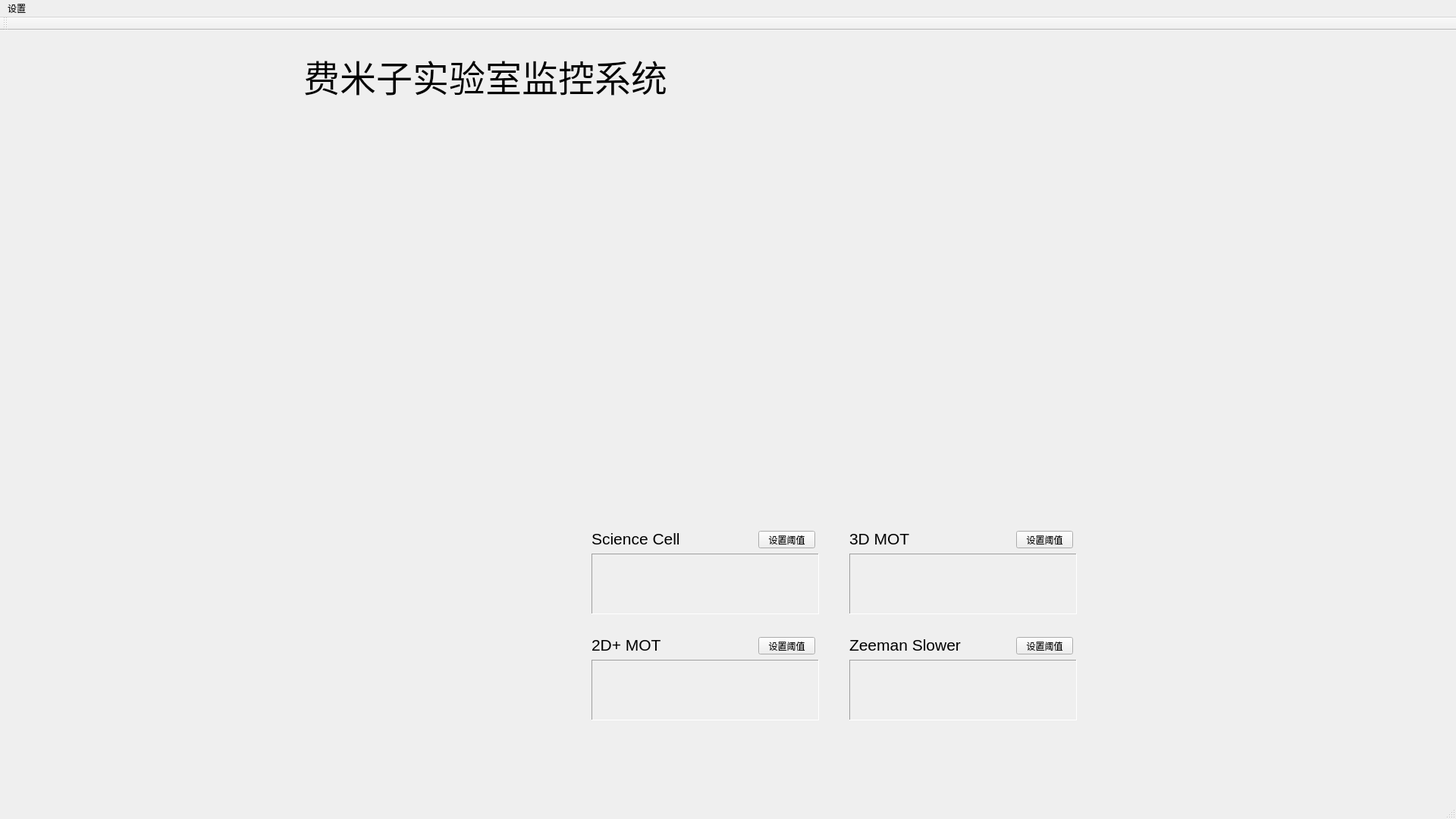
<?xml version="1.0" encoding="UTF-8"?>
<ui version="4.0">
 <class>MonitorClass</class>
 <widget class="QMainWindow" name="MonitorClass">
  <property name="geometry">
   <rect>
    <x>0</x>
    <y>0</y>
    <width>1920</width>
    <height>1080</height>
   </rect>
  </property>
  <property name="windowTitle">
   <string>Monitor</string>
  </property>
  <widget class="QWidget" name="centralWidget">
   <property name="font">
    <font>
     <pointsize>9</pointsize>
    </font>
   </property>
   <widget class="GaugePanel" name="panelMagTrans16" native="true">
    <property name="geometry">
     <rect>
      <x>160</x>
      <y>120</y>
      <width>200</width>
      <height>200</height>
     </rect>
    </property>
    <property name="font">
     <font>
      <pointsize>7</pointsize>
     </font>
    </property>
   </widget>
   <widget class="GaugePanel" name="panelFast" native="true">
    <property name="geometry">
     <rect>
      <x>400</x>
      <y>120</y>
      <width>200</width>
      <height>200</height>
     </rect>
    </property>
    <property name="font">
     <font>
      <pointsize>7</pointsize>
     </font>
    </property>
   </widget>
   <widget class="GaugePanel" name="panelMagTrans13" native="true">
    <property name="geometry">
     <rect>
      <x>640</x>
      <y>120</y>
      <width>200</width>
      <height>200</height>
     </rect>
    </property>
    <property name="font">
     <font>
      <pointsize>7</pointsize>
     </font>
    </property>
   </widget>
   <widget class="GaugePanel" name="panelMagTrans14" native="true">
    <property name="geometry">
     <rect>
      <x>880</x>
      <y>120</y>
      <width>200</width>
      <height>200</height>
     </rect>
    </property>
    <property name="font">
     <font>
      <pointsize>7</pointsize>
     </font>
    </property>
   </widget>
   <widget class="GaugePanel" name="panelFeshbach" native="true">
    <property name="geometry">
     <rect>
      <x>1120</x>
      <y>120</y>
      <width>200</width>
      <height>200</height>
     </rect>
    </property>
    <property name="font">
     <font>
      <pointsize>7</pointsize>
     </font>
    </property>
   </widget>
   <widget class="GaugePanel" name="panelLevitation" native="true">
    <property name="geometry">
     <rect>
      <x>40</x>
      <y>370</y>
      <width>200</width>
      <height>200</height>
     </rect>
    </property>
    <property name="font">
     <font>
      <pointsize>7</pointsize>
     </font>
    </property>
   </widget>
   <widget class="GaugePanel" name="panelQp" native="true">
    <property name="geometry">
     <rect>
      <x>280</x>
      <y>370</y>
      <width>200</width>
      <height>200</height>
     </rect>
    </property>
    <property name="font">
     <font>
      <pointsize>7</pointsize>
     </font>
    </property>
   </widget>
   <widget class="GaugePanel" name="panelZeemanSlower" native="true">
    <property name="geometry">
     <rect>
      <x>520</x>
      <y>370</y>
      <width>200</width>
      <height>200</height>
     </rect>
    </property>
    <property name="font">
     <font>
      <pointsize>7</pointsize>
     </font>
    </property>
   </widget>
   <widget class="GaugePanel" name="panelMagTransDown" native="true">
    <property name="geometry">
     <rect>
      <x>760</x>
      <y>370</y>
      <width>200</width>
      <height>200</height>
     </rect>
    </property>
    <property name="font">
     <font>
      <pointsize>7</pointsize>
     </font>
    </property>
   </widget>
   <widget class="GaugePanel" name="panelMagTransUp" native="true">
    <property name="geometry">
     <rect>
      <x>1000</x>
      <y>370</y>
      <width>200</width>
      <height>200</height>
     </rect>
    </property>
    <property name="font">
     <font>
      <pointsize>7</pointsize>
     </font>
    </property>
   </widget>
   <widget class="GaugePanel" name="panel2dPush" native="true">
    <property name="geometry">
     <rect>
      <x>1240</x>
      <y>370</y>
      <width>200</width>
      <height>200</height>
     </rect>
    </property>
    <property name="font">
     <font>
      <pointsize>7</pointsize>
     </font>
    </property>
   </widget>
   <widget class="RulerTemp" name="tempMagTrans1" native="true">
    <property name="geometry">
     <rect>
      <x>40</x>
      <y>650</y>
      <width>140</width>
      <height>300</height>
     </rect>
    </property>
   </widget>
   <widget class="RulerTemp" name="tempMagTrans2" native="true">
    <property name="geometry">
     <rect>
      <x>220</x>
      <y>650</y>
      <width>140</width>
      <height>300</height>
     </rect>
    </property>
   </widget>
   <widget class="RulerTemp" name="tempMagTrans3" native="true">
    <property name="geometry">
     <rect>
      <x>400</x>
      <y>650</y>
      <width>140</width>
      <height>300</height>
     </rect>
    </property>
   </widget>
   <widget class="RulerTemp" name="tempMagTransUp" native="true">
    <property name="geometry">
     <rect>
      <x>580</x>
      <y>650</y>
      <width>140</width>
      <height>300</height>
     </rect>
    </property>
   </widget>
   <widget class="ToggleSwitch" name="toggleSwitchRun" native="true">
    <property name="geometry">
     <rect>
      <x>1600</x>
      <y>180</y>
      <width>181</width>
      <height>80</height>
     </rect>
    </property>
   </widget>
   <widget class="QLabel" name="labelForScienceCell">
    <property name="geometry">
     <rect>
      <x>780</x>
      <y>650</y>
      <width>211</width>
      <height>40</height>
     </rect>
    </property>
    <property name="font">
     <font>
      <family>Arial</family>
      <pointsize>16</pointsize>
      <weight>50</weight>
      <bold>false</bold>
     </font>
    </property>
    <property name="text">
     <string>Science Cell</string>
    </property>
   </widget>
   <widget class="QLabel" name="labelScienceCell">
    <property name="geometry">
     <rect>
      <x>780</x>
      <y>690</y>
      <width>300</width>
      <height>80</height>
     </rect>
    </property>
    <property name="font">
     <font>
      <family>Arial</family>
      <pointsize>24</pointsize>
     </font>
    </property>
    <property name="frameShape">
     <enum>QFrame::Panel</enum>
    </property>
    <property name="frameShadow">
     <enum>QFrame::Sunken</enum>
    </property>
    <property name="text">
     <string/>
    </property>
    <property name="scaledContents">
     <bool>false</bool>
    </property>
   </widget>
   <widget class="QLabel" name="labelFor3DMOT">
    <property name="geometry">
     <rect>
      <x>1120</x>
      <y>650</y>
      <width>211</width>
      <height>40</height>
     </rect>
    </property>
    <property name="font">
     <font>
      <family>Arial</family>
      <pointsize>16</pointsize>
      <weight>50</weight>
      <bold>false</bold>
     </font>
    </property>
    <property name="text">
     <string>3D MOT</string>
    </property>
   </widget>
   <widget class="QLabel" name="label3DMOT">
    <property name="geometry">
     <rect>
      <x>1120</x>
      <y>690</y>
      <width>300</width>
      <height>80</height>
     </rect>
    </property>
    <property name="font">
     <font>
      <family>Arial</family>
      <pointsize>24</pointsize>
     </font>
    </property>
    <property name="frameShape">
     <enum>QFrame::Panel</enum>
    </property>
    <property name="frameShadow">
     <enum>QFrame::Sunken</enum>
    </property>
    <property name="text">
     <string/>
    </property>
   </widget>
   <widget class="QLabel" name="labelFor2DMOT">
    <property name="geometry">
     <rect>
      <x>780</x>
      <y>790</y>
      <width>211</width>
      <height>40</height>
     </rect>
    </property>
    <property name="font">
     <font>
      <family>Arial</family>
      <pointsize>16</pointsize>
      <weight>50</weight>
      <bold>false</bold>
     </font>
    </property>
    <property name="text">
     <string>2D+ MOT</string>
    </property>
   </widget>
   <widget class="QLabel" name="label2DMOT">
    <property name="geometry">
     <rect>
      <x>780</x>
      <y>830</y>
      <width>300</width>
      <height>80</height>
     </rect>
    </property>
    <property name="font">
     <font>
      <family>Arial</family>
      <pointsize>24</pointsize>
     </font>
    </property>
    <property name="frameShape">
     <enum>QFrame::Panel</enum>
    </property>
    <property name="frameShadow">
     <enum>QFrame::Sunken</enum>
    </property>
    <property name="text">
     <string/>
    </property>
   </widget>
   <widget class="QLabel" name="labelForZeemanSlower">
    <property name="geometry">
     <rect>
      <x>1120</x>
      <y>790</y>
      <width>211</width>
      <height>40</height>
     </rect>
    </property>
    <property name="font">
     <font>
      <family>Arial</family>
      <pointsize>16</pointsize>
      <weight>50</weight>
      <bold>false</bold>
     </font>
    </property>
    <property name="text">
     <string>Zeeman Slower</string>
    </property>
   </widget>
   <widget class="QLabel" name="labelZeemanSlower">
    <property name="geometry">
     <rect>
      <x>1120</x>
      <y>830</y>
      <width>300</width>
      <height>80</height>
     </rect>
    </property>
    <property name="font">
     <font>
      <family>Arial</family>
      <pointsize>24</pointsize>
     </font>
    </property>
    <property name="frameShape">
     <enum>QFrame::Panel</enum>
    </property>
    <property name="frameShadow">
     <enum>QFrame::Sunken</enum>
    </property>
    <property name="text">
     <string/>
    </property>
   </widget>
   <widget class="QLabel" name="labMonitorTitle">
    <property name="geometry">
     <rect>
      <x>400</x>
      <y>20</y>
      <width>851</width>
      <height>81</height>
     </rect>
    </property>
    <property name="font">
     <font>
      <family>黑体</family>
      <pointsize>36</pointsize>
     </font>
    </property>
    <property name="text">
     <string>费米子实验室监控系统</string>
    </property>
   </widget>
   <widget class="ToggleSwitch" name="toggleSwitchAlarm" native="true">
    <property name="geometry">
     <rect>
      <x>1600</x>
      <y>300</y>
      <width>181</width>
      <height>80</height>
     </rect>
    </property>
   </widget>
   <widget class="QPushButton" name="buttonSetScienceCell">
    <property name="geometry">
     <rect>
      <x>1000</x>
      <y>660</y>
      <width>75</width>
      <height>23</height>
     </rect>
    </property>
    <property name="text">
     <string>设置阈值</string>
    </property>
   </widget>
   <widget class="QPushButton" name="buttonSet3DMOT">
    <property name="geometry">
     <rect>
      <x>1340</x>
      <y>660</y>
      <width>75</width>
      <height>23</height>
     </rect>
    </property>
    <property name="text">
     <string>设置阈值</string>
    </property>
   </widget>
   <widget class="QPushButton" name="buttonSet2DMOT">
    <property name="geometry">
     <rect>
      <x>1000</x>
      <y>800</y>
      <width>75</width>
      <height>23</height>
     </rect>
    </property>
    <property name="text">
     <string>设置阈值</string>
    </property>
   </widget>
   <widget class="QPushButton" name="buttonSetZeemanSlower">
    <property name="geometry">
     <rect>
      <x>1340</x>
      <y>800</y>
      <width>75</width>
      <height>23</height>
     </rect>
    </property>
    <property name="text">
     <string>设置阈值</string>
    </property>
   </widget>
   <widget class="ToggleSwitch" name="toggleSwitchRemoteAlarm" native="true">
    <property name="geometry">
     <rect>
      <x>1600</x>
      <y>420</y>
      <width>181</width>
      <height>80</height>
     </rect>
    </property>
   </widget>
  </widget>
  <widget class="QMenuBar" name="menuBar">
   <property name="geometry">
    <rect>
     <x>0</x>
     <y>0</y>
     <width>1920</width>
     <height>22</height>
    </rect>
   </property>
   <widget class="QMenu" name="menuSetup">
    <property name="title">
     <string>设置</string>
    </property>
    <addaction name="actionConnectDA"/>
    <addaction name="actionConnectVaccum"/>
   </widget>
   <addaction name="menuSetup"/>
  </widget>
  <widget class="QToolBar" name="mainToolBar">
   <attribute name="toolBarArea">
    <enum>TopToolBarArea</enum>
   </attribute>
   <attribute name="toolBarBreak">
    <bool>false</bool>
   </attribute>
  </widget>
  <widget class="QStatusBar" name="statusBar"/>
  <action name="actionConnectDA">
   <property name="text">
    <string>连接采集卡</string>
   </property>
  </action>
  <action name="actionConnectVaccum">
   <property name="text">
    <string>连接真空计</string>
   </property>
  </action>
 </widget>
 <layoutdefault spacing="6" margin="11"/>
 <customwidgets>
  <customwidget>
   <class>GaugePanel</class>
   <extends>QWidget</extends>
   <header>GaugePanel.h</header>
   <container>1</container>
  </customwidget>
  <customwidget>
   <class>RulerTemp</class>
   <extends>QWidget</extends>
   <header>RulerTemp.h</header>
   <container>1</container>
  </customwidget>
  <customwidget>
   <class>ToggleSwitch</class>
   <extends>QWidget</extends>
   <header>ToggleSwitch.h</header>
   <container>1</container>
  </customwidget>
 </customwidgets>
 <resources>
  <include location="Monitor.qrc"/>
 </resources>
 <connections/>
</ui>
